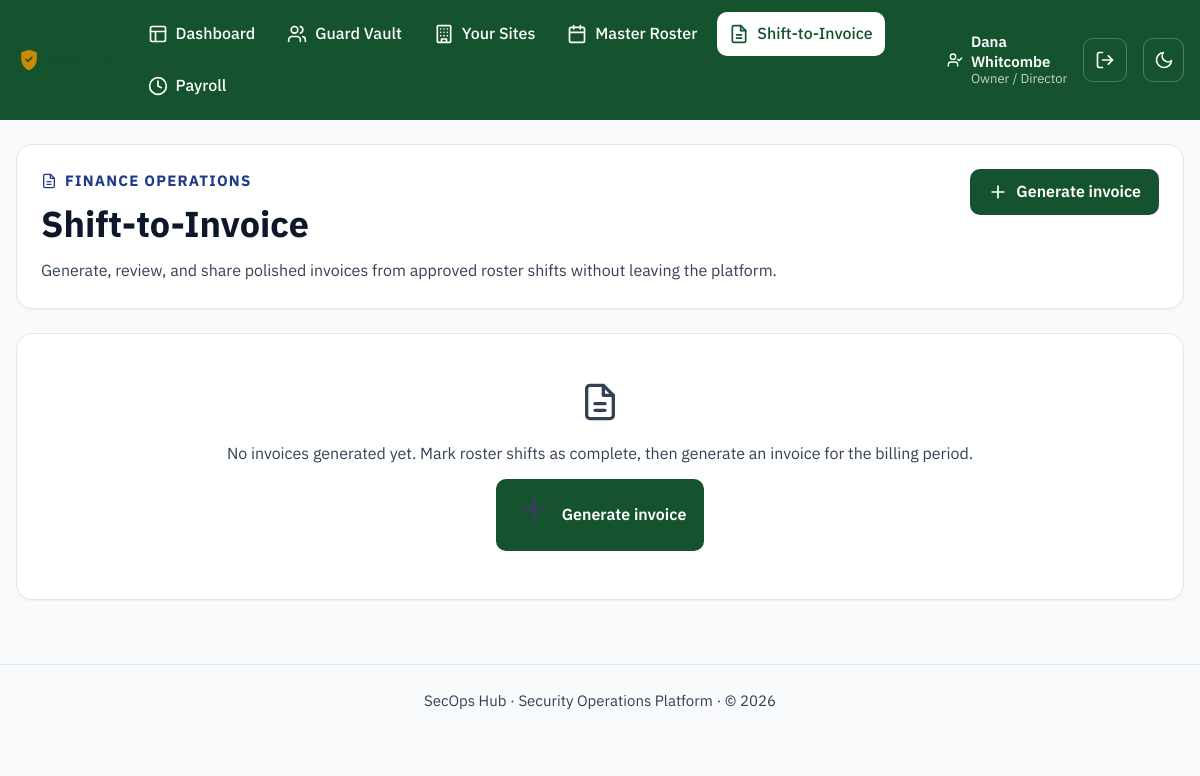
The app's page /invoices/ (signed in), older data.
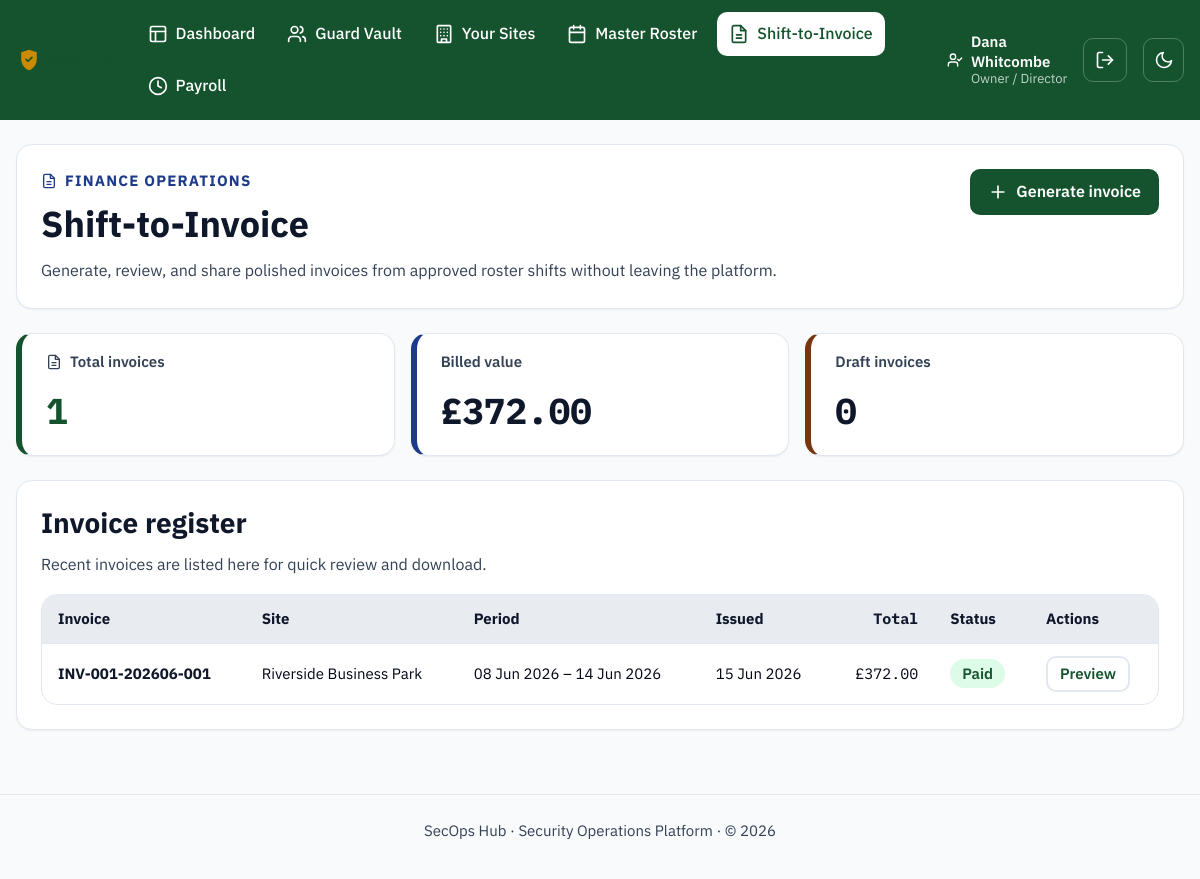
The same page, newer data.
### models.py (models this page shows, shortened)
class Invoice(db.Model):
    __tablename__ = "invoices"
    id = db.Column(db.Integer, primary_key=True)
    invoice_number = db.Column(db.String(30), unique=True, nullable=False)
    site_id = db.Column(db.Integer, db.ForeignKey("sites.id"), nullable=False)
    period_start = db.Column(db.Date, nullable=False)
    period_end = db.Column(db.Date, nullable=False)
    issue_date = db.Column(db.Date, default=date.today, nullable=False)
    status = db.Column(db.String(20), default="draft", nullable=False)
    total_amount = db.Column(db.Numeric(10, 2), default=0)
    site = db.relationship("Site", back_populates="invoices")
    shifts = db.relationship("Shift", back_populates="invoice")

class Site(db.Model):
    __tablename__ = "sites"
    id = db.Column(db.Integer, primary_key=True)
    name = db.Column(db.String(120), nullable=False)
    client_name = db.Column(db.String(120), nullable=False)
    address = db.Column(db.String(255))
    site_manager = db.Column(db.String(120))
    pay_rate_default = db.Column(db.Numeric(8, 2), default=0)
    bill_rate_default = db.Column(db.Numeric(8, 2), default=0)
    billing_rate = db.Column(db.Numeric(8, 2), default=18.00, nullable=False)
    is_active = db.Column(db.Boolean, default=True, nullable=False)
    created_at = db.Column(db.DateTime, default=datetime.utcnow)
    shifts = db.relationship("Shift", back_populates="site")
    invoices = db.relationship("Invoice", back_populates="site")

### blueprints/invoices.py (the view)
@invoices_bp.route("/")
def list_invoices():
    invoices = Invoice.query.order_by(Invoice.issue_date.desc()).all()
    return render_template("invoices/list.html", invoices=invoices)

### blueprints/invoices.py (called while the page is built)
@invoices_bp.before_request
@login_required
def _restrict_to_finance_roles():
    if current_user.role not in FINANCE_ROLES:
        abort(403)

### i18n.py (called while the page is built, shortened)
def _load(lang):
    if lang in _cache:
        return _cache[lang]

def translate(key, lang=DEFAULT_LANGUAGE):
    strings = _load(lang)
    if key in strings:
        return strings[key]
    if lang != DEFAULT_LANGUAGE:
        return _load(DEFAULT_LANGUAGE).get(key, key)
    return key

### models.py (called while the page is built)
    @property
    def role_label(self):
        return ROLE_LABELS.get(self.role, self.role)

    @property
    def is_frontline(self):
        return self.role in FRONTLINE_ROLES

### templates/invoices/list.html (shortened to what this page needs)
{% extends "base.html" %}
{% from "_icons.html" import icon_invoice, icon_plus %}
{% block content %}
  <section class="card invoice-hero">
    <div class="invoice-hero__content">
      <p class="invoice-hero__eyebrow">{{ icon_invoice("icon icon--sm") }} Finance operations</p>
      <h1>Shift-to-Invoice</h1>
      <p class="page-header__meta">Generate, review, and share polished invoices from approved roster shifts without leaving the platform.</p>
    </div>
    <div class="invoice-hero__actions">
      <a class="btn btn-primary" href="{{ url_for('invoices.generate') }}">{{ icon_plus() }} Generate invoice</a>
    </div>
  </section>
  {% if invoices %}
    {% set total_amount = invoices | map(attribute='total_amount') | sum %}
    {% set pending_count = invoices | selectattr('status', 'equalto', 'draft') | list | length %}
    <div class="invoice-summary-grid">
      <div class="stat-card stat-card--success">
        <div class="stat-card__label">{{ icon_invoice("icon icon--sm") }} Total invoices</div>
        <div class="stat-card__value">{{ invoices|length }}</div>
      </div>
      <div class="stat-card">
        <div class="stat-card__label">Billed value</div>
        <div class="stat-card__value">£{{ '%.2f'|format(total_amount) }}</div>
      </div>
      <div class="stat-card stat-card--warning">
        <div class="stat-card__label">Draft invoices</div>
        <div class="stat-card__value">{{ pending_count }}</div>
      </div>
    </div>
    <section class="card invoice-list-section">
      <div class="card__header">
        <div>
          <h2>Invoice register</h2>
          <p class="page-header__meta">Recent invoices are listed here for quick review and download.</p>
        </div>
      </div>
      <div class="table-wrapper">
        <table>
          <thead>
            <tr>
              <th scope="col">Invoice</th>
              <th scope="col">Site</th>
              <th scope="col">Period</th>
              <th scope="col">Issued</th>
              <th scope="col" class="numeric">Total</th>
              <th scope="col">Status</th>
              <th scope="col">Actions</th>
            </tr>
          </thead>
          <tbody>
            {% for invoice in invoices %}
              <tr>
                <td><a class="invoice-table-link" href="{{ url_for('invoices.detail', invoice_id=invoice.id) }}">{{ invoice.invoice_number }}</a></td>
                <td>{{ invoice.site.name }}</td>
                <td>{{ invoice.period_start.strftime('%d %b %Y') }} &ndash; {{ invoice.period_end.strftime('%d %b %Y') }}</td>
                <td>{{ invoice.issue_date.strftime('%d %b %Y') }}</td>
                <td class="numeric">£{{ '%.2f'|format(invoice.total_amount) }}</td>
                <td><span class="badge badge--{{ invoice.status }}">{{ invoice.status|capitalize }}</span></td>
                <td><a class="btn btn-secondary btn-sm" href="{{ url_for('invoices.print_preview', invoice_id=invoice.id) }}">Preview</a></td>
              </tr>
            {% endfor %}
          </tbody>
        </table>
      </div>
    </section>
  {% else %}
    <div class="card empty-state">
      {{ icon_invoice() }}
      <p>No invoices generated yet. Mark roster shifts as complete, then generate an invoice for the billing period.</p>
      <a class="btn btn-primary" href="{{ url_for('invoices.generate') }}">{{ icon_plus("icon icon--sm") }} Generate invoice</a>
    </div>
  {% endif %}
{% endblock %}

Row changes from the older to the newer data that the page shows:
added Invoice: invoice_number "INV-001-202606-001", site.name "Riverside Business Park", period_start "08 Jun 2026", period_end "14 Jun 2026", issue_date "15 Jun 2026", total_amount "372.00", status "Paid"
Text that changed along with them:
{{ invoices|length }}: (not shown) → "1"
{{ '%.2f'|format(total_amount) }}: (not shown) → "372.00"
{{ pending_count }}: (not shown) → "0"
text no longer shown: "No invoices generated yet. Mark roster shifts as complete, then generate an invoice for the billing period. Generate invoice"
text now shown: "Total invoices Billed value £ Draft invoices Invoice register Recent invoices are listed here for quick review and download. Invoice Site Period Issued Total Status Actions"
